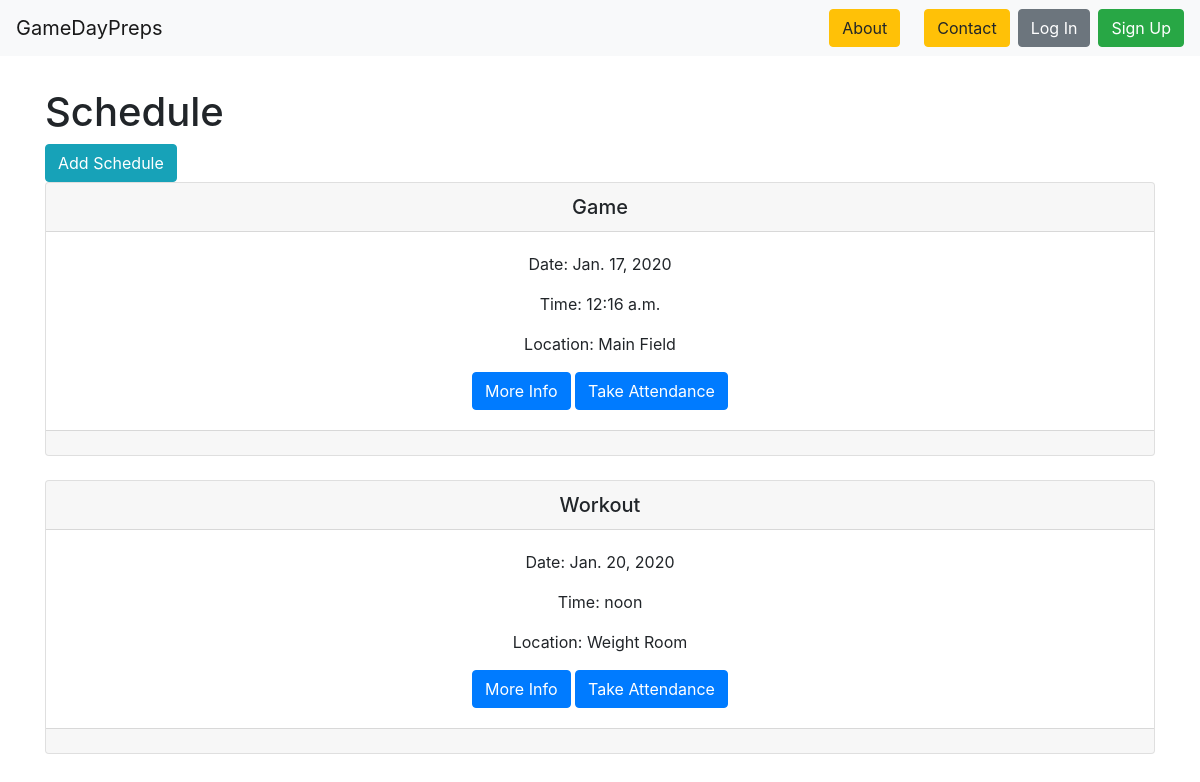
Page /events/ on the earlier database version.
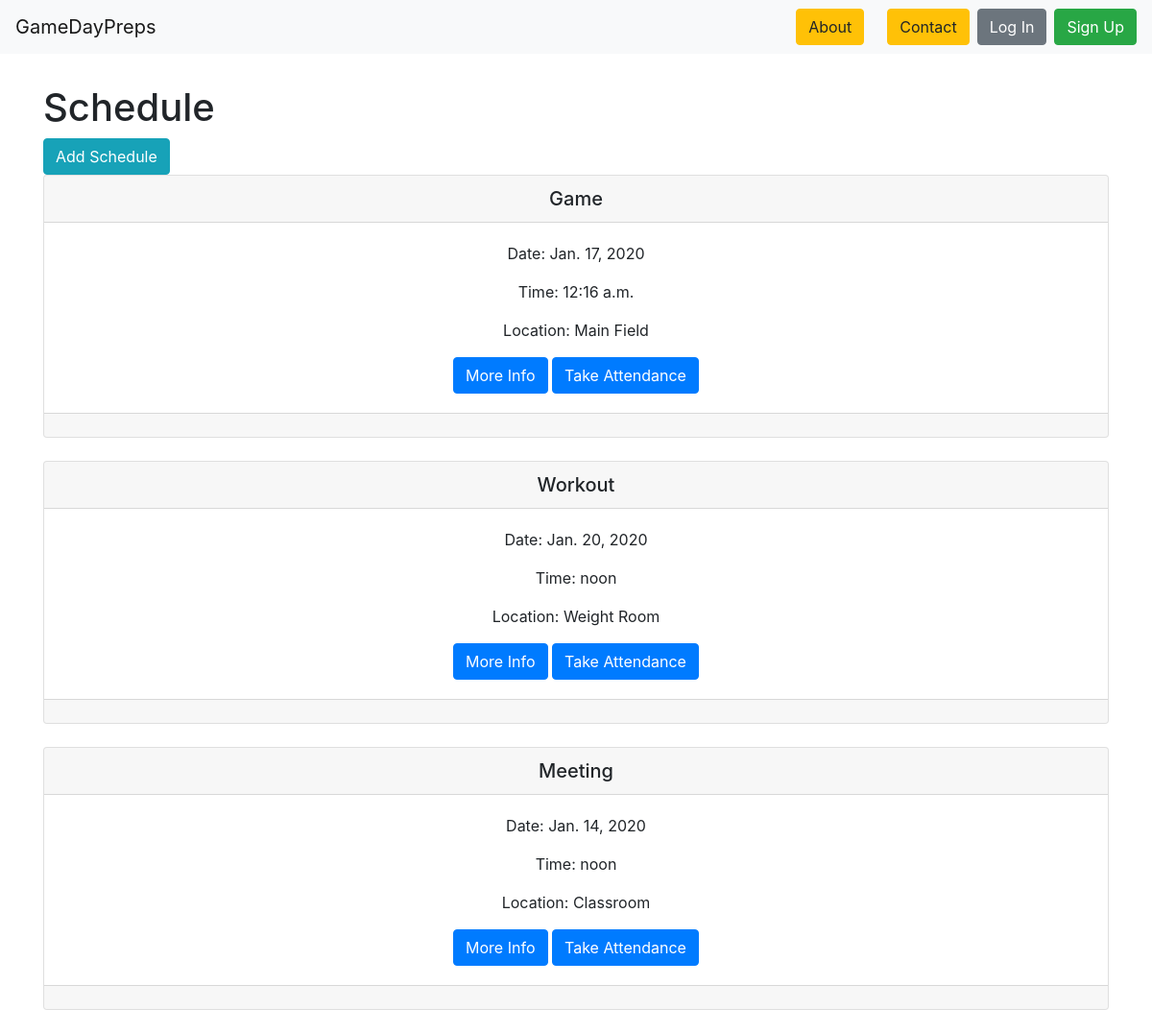
Same page on the later database version.
### events/models.py (models this page shows, shortened)
class Event(models.Model):
    event_type = models.CharField(max_length=50, choices=event_types, blank=True)
    date = models.DateField(null=True)
    time = models.TimeField(null=True)
    members = models.ManyToManyField(
        'roster.Player',
        through='roster.Attendance',
        through_fields=('event', 'player'),
    )
    location = models.CharField(max_length=150)
    description = models.TextField(null=True)

### events/views.py (the view)
# urls.py: path('', EventListView.as_view(), name='event-list-page'),
class EventListView(ListView):
    model = Event
    def get(self, request):
        events = self.get_queryset()
        event_order = Event.objects.all().order_by('date')
        return render(request, 'events_list.html', {
          'events': events,
          'event_order': event_order
        })

### events/templates/events_list.html
{% extends 'base.html' %}
{% block content %}
<h1>Schedule</h1>
<a class="btn btn-info" href="{% url 'event-create-page' %}" role="button">Add Schedule</a>
{% for event in events %}
<div class="card text-center">
    <div class="card-header">
      <h5 class="card-text">{{ event.event_type }}</h5>
    </div>
    <div class="card-body">
      <p class="card-text">Date: {{ event.date }}</p>
      <p class="card-text">Time: {{ event.time }}</p>
      <p class="card-text">Location: {{ event.location }}</p>
      <a href="{% url 'event-detail-page' event.id %}" class="btn btn-primary">More Info</a>
      <a href="{% url 'edit-event-page' event.id %}" class="btn btn-primary">Take Attendance</a>
    </div>
    <div class="card-footer text-muted">
    </div>
  </div>
  <br>
  {% endfor %}
{% endblock %}

Differences in the rows shown:
added Event: event_type "Meeting", date "Jan. 14, 2020", time "noon", location "Classroom"
